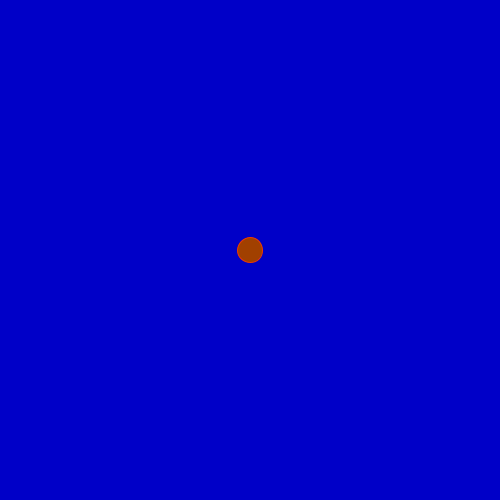
Frame 1 (no input)
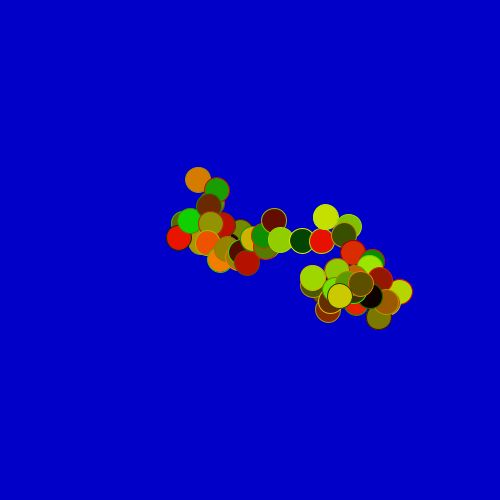
Frame 60 (the mouse pressed at the canvas centre just before this capture)
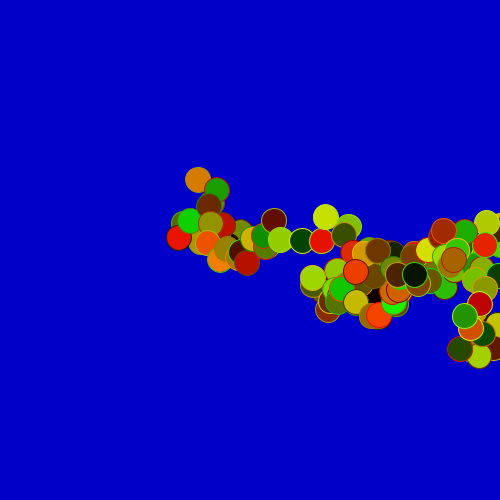
Frame 120 (the mouse held since frame 60 and released just before this capture)

The Processing sketch that drew these frames (run headless with seeded random() and noise(); from frame 60 on, the mouse is pressed at the canvas centre):

// Processing sketch: bila_bladzenie0
// ── bila_bladzenie0.pde
//"BILA" - MODEL RUCHU PUNKTU MATERIALNEGO - uproszczenie
//////////////////////////////////////////////////////////////////
//Program Processingu w trybie 2 - z widocznymi funkcjami
//////////////////////////////////////////////////////////////////
int FR=10; //Na ile kroków dzielimy sekundę?
float h=height/2;
float x=width/2;
float maxD=25;
float B=0.90; //Wydajność odbicia sprężystego 1-B = ile energi kinetycznej się rozprasza nie wraca do prędkości po odbiciu


void setup() //Jest wykonywane raz - po uruchomieniu
{
size(500,500);
h=height/2;
x=width/2;
//noSmooth();//Bez wygładzania lini? Po prostu odkomentować 
background(0,0,200);//rgB
frameRate(FR);
}

int count=0;
void draw() //Jest wykonywane w niewidocznej pętli
{
  //float oldh=h,oldx=x;
  
  //Wizualizacja
  fill(random(250),random(250),0);
  stroke(random(250),random(250),0);
  ellipse(x,height-h,25,25);
  
  //Właściwy model 
  h+=random(-maxD,maxD); //Powieksz wysokość o drogę czyli prędkość pomnożąną przez jednostkę czasu
  x+=random(-maxD,maxD); //Powiększ położenie poziome

  //Odbijamy od ścianek okna! Upraszczamy mechanizm odbicia
  if(h<0) 
  {
    h=0; //Trochę oszukujemy
  }
  else
  if(height<h)
  {
    h=height;//Trochę oszukujemy
  }
  else //A jakby to wykomentować?
  if(x<0)
  {
     x=0;//Trochę oszukujemy
  }
  else
  if(width<x)
  {
     x=width;//Trochę oszukujemy
  }
}
